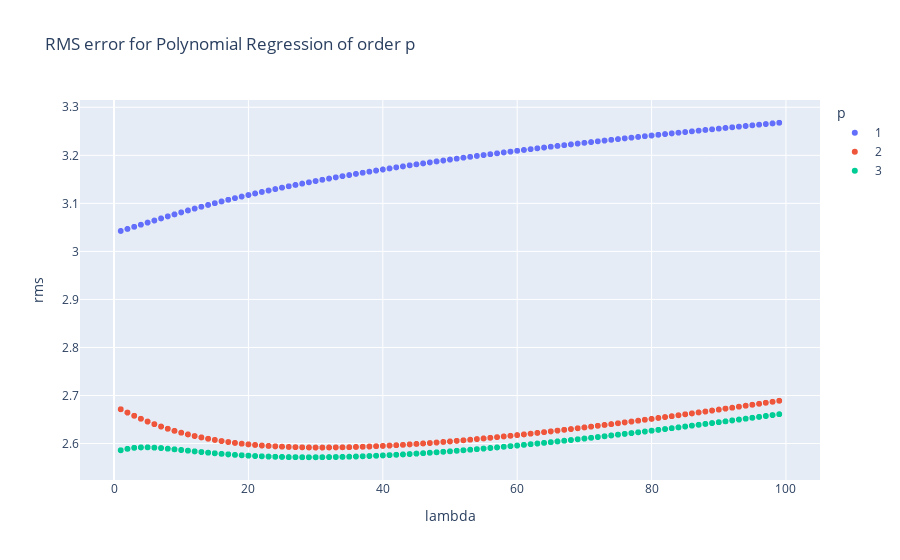

Notebook code cell kept with this figure:
### Code cell
# %% Part 2 A PolynomialRegression - Plotting
import plotly.express as px
df["p"] = df["p"].astype(str)
fig = px.scatter(df, x="lambda", y="rms", color="p", title=f"RMS error for Polynomial Regression of order p")
fig.show()

### Figure 1 — Plotly figure (JSON) as saved in the notebook; plotly's stock layout.template omitted (floating-point values rounded to 4 significant figures; data arrays with more than 128 entries replaced by an {"elided": "..."} marker saying what was removed)
{"data": [{"hovertemplate": "p=1<br>lambda=%{x}<br>rms=%{y}<extra></extra>", "legendgroup": "1", "marker": {"color": "#636efa", "symbol": "circle"}, "mode": "markers", "name": "1", "showlegend": true, "type": "scattergl", "x": {"elided": "693 int values"}, "xaxis": "x", "y": {"elided": "693 float values"}, "yaxis": "y"}, {"hovertemplate": "p=2<br>lambda=%{x}<br>rms=%{y}<extra></extra>", "legendgroup": "2", "marker": {"color": "#EF553B", "symbol": "circle"}, "mode": "markers", "name": "2", "showlegend": true, "type": "scattergl", "x": {"elided": "1287 int values"}, "xaxis": "x", "y": {"elided": "1287 float values"}, "yaxis": "y"}, {"hovertemplate": "p=3<br>lambda=%{x}<br>rms=%{y}<extra></extra>", "legendgroup": "3", "marker": {"color": "#00cc96", "symbol": "circle"}, "mode": "markers", "name": "3", "showlegend": true, "type": "scattergl", "x": {"elided": "1881 int values"}, "xaxis": "x", "y": {"elided": "1881 float values"}, "yaxis": "y"}], "layout": {"legend": {"title": {"text": "p"}, "tracegroupgap": 0}, "title": {"text": "RMS error for Polynomial Regression of order p"}, "xaxis": {"anchor": "y", "domain": [0, 1], "title": {"text": "lambda"}}, "yaxis": {"anchor": "x", "domain": [0, 1], "title": {"text": "rms"}}}}
